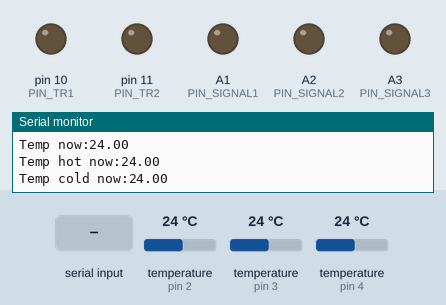
This sketch was run on a simulated Arduino Uno, built with avr-gcc and run on an emulated ATmega328P. Parts: output pins drawn as LEDs (lit = HIGH), the last lines printed to the serial monitor. Inputs (shaded band) come from the test bench; at power-on: temperature (sensors on pin 2, pin 3, pin 4) 24 °C.

Above: at 3.5 s.
3.6 s: "h#" received over the second serial link
At 6.4 s:
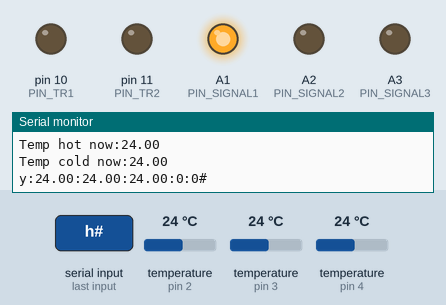
6.6 s: "y#" received over the second serial link
9.6 s: "90,45#" received over the second serial link
At 11.4 s:
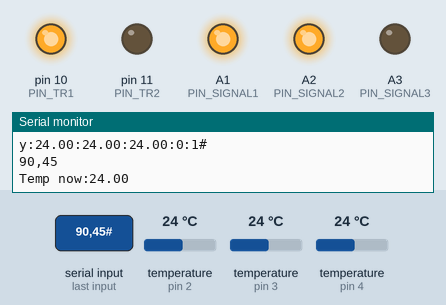
Timing chart, 0 to 12.9 s (numbered marks = the images above; inputs shaded):
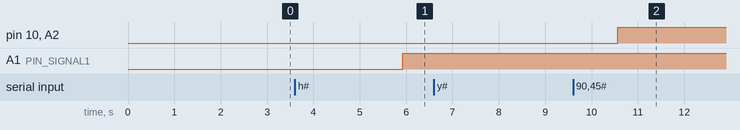

The sketch:

proshivka.ino
```cpp
#include <SoftwareSerial.h>
#include <OneWire.h>
#include <DallasTemperature.h>
// Пины подключаемых устройств
#define PIN_TEMP1 2
#define PIN_TEMP2 3
#define PIN_TEMP3 4
#define PIN_TR1 10
#define PIN_TR2 11
#define PIN_RX 9
#define PIN_TX 8
#define PIN_SIGNAL1 A1
#define PIN_SIGNAL2 A2
#define PIN_SIGNAL3 A3
// переменные
float mint = 20;
float maxt = 50;
float delta = 0.2;
float t_now = 0;
float t_hot_now = 0;
float t_cold_now = 0;
float t_in = 0;
int status = 0;
boolean t_on = false;
boolean status_con = false;
String input_message;
String output_message;
uint32_t myTimer;
// объекты температурных датчиков
OneWire oneWire(2);
DallasTemperature ds1(&oneWire);
OneWire oneWire1(3);
DallasTemperature ds2(&oneWire1);
OneWire oneWire2(4);
DallasTemperature ds3(&oneWire2);
SoftwareSerial mySerial(PIN_RX, PIN_TX);
void setup() {
  Serial.begin(9600);
  mySerial.begin(9600);
  ds1.begin();
  ds2.begin();
  ds3.begin();
  pinMode(PIN_TR1, OUTPUT); // объявляем пин 6 как выход
  pinMode(PIN_TR2, OUTPUT); // объявляем пин 8 как выход
  pinMode(PIN_SIGNAL1, OUTPUT); // объявляем пин 6 как выход
  pinMode(PIN_SIGNAL2, OUTPUT); // объявляем пин 8 как выход
  pinMode(PIN_SIGNAL3, OUTPUT); // объявляем пин 7 как выход
  temp();
  // инициализация
}
void temp()
{
  ds1.requestTemperatures();
  t_now = ds1.getTempCByIndex(0);
  Serial.print("Temp now:");
  Serial.println(t_now);
  ds2.requestTemperatures();
  t_hot_now = ds2.getTempCByIndex(0);
  Serial.print("Temp hot now:");
  Serial.println(t_hot_now);
  ds3.requestTemperatures();
  t_cold_now = ds3.getTempCByIndex(0);
  Serial.print("Temp cold now:");
  Serial.println(t_cold_now);
  output_message = output_message + String(t_now, 2) + ":" + String(t_hot_now, 2) + ":" + String(t_cold_now, 2) + ":" + String(status) + ":" + String(t_on) + "#";
}
void loop() {
  digitalWrite(PIN_SIGNAL1, status_con);
  if (mySerial.available() && !status_con)
  {
    input_message = mySerial.readStringUntil('#');
    if (input_message == "h")
    {
      status_con = true;
    }
  }
  if (millis() - myTimer >= 500 && status_con) {   // ищем разницу (500 мс)
    myTimer = millis();              // сброс таймера
    if (mySerial.available())
    {
      input_message = mySerial.readStringUntil('#');
      Serial.println(input_message);
      if (input_message[0] == 'y')
      {
        t_in = ((String(input_message[2]) + String(input_message[3]) + String(input_message[4]) + String(input_message[5]))).toFloat();
        Serial.println(t_in);
        t_on = true;
      }
    }
      output_message = "y:";
      temp();
      Serial.println(output_message);
      mySerial.println(output_message);
}
if (t_on)
{
  if (t_now > t_in + delta){
    digitalWrite(PIN_TR1, HIGH);
    digitalWrite(PIN_TR2, LOW);
    digitalWrite(PIN_SIGNAL2, HIGH);
  digitalWrite(PIN_SIGNAL1, LOW);
}
  else if (t_now < t_in - delta){
digitalWrite(PIN_TR1, LOW);
    digitalWrite(PIN_TR2, HIGH);
    digitalWrite(PIN_SIGNAL2, LOW);
  digitalWrite(PIN_SIGNAL3, HIGH);
  }
  else
  {
    t_on = !t_on;
    digitalWrite(PIN_SIGNAL2, LOW);
  digitalWrite(PIN_SIGNAL3, LOW);
    }
}
}
```

Measured:
- after the input at 3.6 s, A1 (PIN_SIGNAL1): LOW → HIGH after 2.3 s
